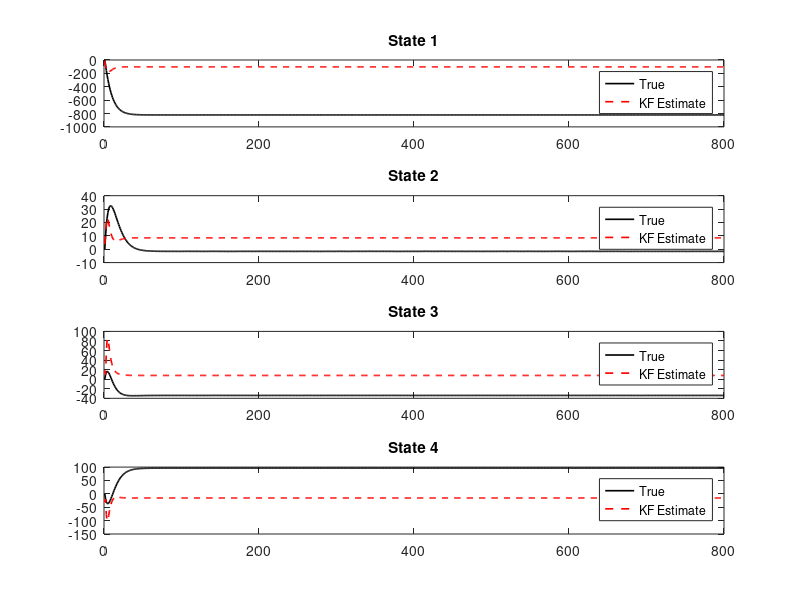

MATLAB code to generate this figure: (Note: this script raises an error after producing the figure.)
clear; clc; close all;

% --- Load discrete-time models from your previous work ---
load('discrete_model_from_step.mat',          'Ad','Bd','Cd','Dd');  Ad_step=Ad; Bd_step=Bd; Cd_step=Cd; Dd_step=Dd;
load('discrete_model_from_linearization.mat', 'Ad','Bd','Cd','Dd');  Ad_lin =Ad; Bd_lin =Bd; Cd_lin =Cd; Dd_lin =Dd;

% Ts = 10;              
% nxS = size(Ad_step,1); nyS = size(Cd_step,1); nuS = size(Bd_step,2);
% nxL = size(Ad_lin ,1); nyL = size(Cd_lin ,1); nuL = size(Bd_lin ,2);
% N   = 800;                     % simulation length


%%
%% -------------------------------------------------------------
%  Setup: dimensions, noise covariances, simulation length
% --------------------------------------------------------------
Ts = 10;      % sampling time [s]
N  = 800;     % number of simulation steps

% Choose the model you want to simulate:
Ad = Ad_step;   Bd = Bd_step;   Cd = Cd_step;   Dd = Dd_step;
%Ad = Ad_lin;  Bd = Bd_lin;    Cd = Cd_lin;    Dd = Dd_lin;

nx = size(Ad,1);
ny = size(Cd,1);
nu = size(Bd,2);

% Disturbance/measurement noise covariance (tune these!)
Q = 1e-4 * eye(nx);     % process noise covariance
R = 1e-3 * eye(ny);     % measurement noise covariance
S = zeros(nx,ny);       % cross covariance (usually zero)

% Storage
x      = zeros(nx,N);     % true state
x_non_linear = zeros(nx,N);
y      = zeros(ny,N);     % measurements
u      = ones(nu,N).*250;     % inputs
xhat   = zeros(nx,N);     % KF estimate
Pstore = zeros(nx,nx,N);  % KF covariance history

% Initial values
x(:,1)    = zeros(nx,1);
xhat(:,1) = zeros(nx,1);
P         = 1*eye(nx);


%% -------------------------------------------------------------
%   Dynamic Kalman Filter loop
% --------------------------------------------------------------
for k = 1:N-1

    %% ---- Simulate true system (with stochastic disturbances) ----
    wk = mvnrnd(zeros(nx,1), Q)';   % process noise
    vk = mvnrnd(zeros(ny,1), R)';   % measurement noise

    y(:,k) = Cd * x(:,k) + vk;
    x(:,k+1) = Ad*x(:,k) + Bd*u(:,k) + wk;


    %% ---- Prediction (time update) ----
    xhat_pred = Ad*xhat(:,k) + Bd*u(:,k);
    P_pred    = Ad*P*Ad' + Q;   % if S = 0


    %% ---- Measurement Update ----
    ek   = y(:,k) - Cd*xhat_pred;                    % innovation
    Re   = Cd*P_pred*Cd' + R;                       % innovation covariance
    Kx   = P_pred*Cd'/Re;                           % state gain (Kf_x)
                                                   % (scalar inversion is ok)
    % Kf_w not needed unless you estimate disturbances


    xhat(:,k) = xhat_pred + Kx*ek;                  % updated estimate
    P         = P_pred - Kx*Re*Kx';                 % cov update

    Pstore(:,:,k) = P;                              % store
end

y(:,N)    = Cd*x(:,N);   % last measurement
xhat(:,N) = xhat(:,N-1); % extend


%% -------------------------------------------------------------
%  Static Kalman Filter gain (solve DARE)
% --------------------------------------------------------------
[Pinf,~,~] = dare(Ad', Cd', Q, R);
K_static = Pinf * Cd' / (Cd*Pinf*Cd' + R);

xhat_s = zeros(nx,N);
xhat_s(:,1) = zeros(nx,1);

for k = 1:N-1
    y(:,k) = Cd*x(:,k);   % reuse simulated measurement

    % Prediction
    xhat_pred = Ad*xhat_s(:,k) + Bd*u(:,k);

    % Update using constant gain
    ek_s = y(:,k) - Cd*xhat_pred;
    xhat_s(:,k+1) = xhat_pred + K_static * ek_s;
end


figure;
for i = 1:nx
    subplot(nx,1,i)
    plot(x(i,:), 'k', 'LineWidth',1.2); hold on;
    plot(xhat(i,:), 'r--', 'LineWidth',1.2);
    title(['State ' num2str(i)]);
    legend('True','KF Estimate');
end

%%
% -----------------------------------------------------------
% Parameters
% -----------------------------------------------------------
a1 = 1.2272; a2 = 1.2272; a3 = 1.2272; a4 = 1.2272;        % [cm2]
A1 = 380.1327; A2 = 380.1327; A3 = 380.1327; A4 = 380.1327; % [cm2]
g = 981; rho = 1.00;
gamma1 = 0.58; gamma2 = 0.72;
p = [a1; a2; a3; a4; A1; A2; A3; A4; g; gamma1; gamma2; rho];
compare_linear_kf_with_sde(p)


function compare_linear_kf_with_sde(p)

    % -----------------------------------------------------------
    % 1. LOAD DISCRETE-TIME LINEAR MODEL (Problem 5)
    % -----------------------------------------------------------
    % We assume this model is: x_{k+1} = A x_k + B u_k,  y_k = C x_k
    % and that states are heights (or at least consistent with SDE model).
    %
    % From the slides, this corresponds to:
    %   x_{k+1} = A x_k + G w_k
    %   y_k     = C x_k + v_k
    % where we will add G and noise later.
    % -----------------------------------------------------------
    load('discrete_model_from_linearization.mat','Ad','Bd','Cd');

    Ad_lin = Ad;
    Bd_lin = Bd;
    
    % We only use measurements from tank 1 and 2:
    % C_meas x = [h1; h2]
    C_meas = Cd(1:2,:);   % 2 x nx
    ny = size(C_meas,1);

    % -----------------------------------------------------------
    % 2. SIMULATION PARAMETERS (NONLINEAR "TRUE" MODEL)
    % -----------------------------------------------------------
    t  = 0:10:1800;         % [s]
    Ts = 10;
    x0 = [100; 100; 100; 100];
    u  = [20; 20] * ones(1,length(t));  % constant pumps
    d  = [300; 300];                    % mean disturbances F3, F4

    sigma_meas = [5;5;5;5];             % measurement noise std for all 4 sensors

    % Nonlinear SDE simulation (truth)
    % simulate_sde implements the stochastic nonlinear model using Euler–Maruyama.
    [~, y_true, y_meas] = simulate_sde(t, x0, u, d, p, sigma_meas, false);

    % Extract the two measurements that the KF will actually use:
    y_meas_2 = y_meas(1:2,:);           % measured (noisy) h1, h2
    y_true_2 = y_true(1:2,:);           % true h1, h2

    % -----------------------------------------------------------
    % 3. DIMENSIONS
    % -----------------------------------------------------------
    nx = size(Ad_lin,1);

    % -----------------------------------------------------------
    % 4. NOISE MODELS (Q, R) AND G MATRIX
    % -----------------------------------------------------------
    % Measurement noise covariance R:
    % Slides: v_k ~ N(0, R)
    %
    % We only use h1, h2 -> use their variances:
    R = diag(sigma_meas(1:2).^2);   % 2 x 2

    % Process noise:
    % In the slides, x_{k+1} = A x_k + G w_k,  w_k ~ N(0, Q)
    % We do NOT try to perfectly reproduce the SDE noise here.
    % Instead, we treat process noise as generic modeling error + disturbances.
    %
    % Choice: G = I, Q = q * I
    % This matches the simple case in the slides (S = 0, G = I).
    % You can tune q to trade off smoothness vs. tracking.
    q = 1e-2;                    % <-- try 1e-3, 1e-2, 1e-1 to see effect
    G = eye(nx);
    Q = q * eye(nx);

    % -----------------------------------------------------------
    % 5. STATIC (TIME-INVARIANT) KALMAN FILTER (Slides 28–31)
    % -----------------------------------------------------------
    % Slides: Discrete Algebraic Riccati Equation (DARE)
    %
    %   P = A P A' + G Q G' - (A P C' + G S)(C P C' + R)^{-1}(A P C' + G S)'
    %
    % With S = 0, G = I, this simplifies and MATLAB dare uses:
    %   P = dare(A', C', G Q G', R)
    %
    % Then the stationary Kalman gain is:
    %   Re = C P C' + R
    %   K  = P C' Re^{-1}
    % -----------------------------------------------------------
    S = zeros(nx,ny);  %#ok<NASGU>  % no cross-covariance
    [P_ss,~,~] = dare(Ad_lin', C_meas', G*Q*G', R);   % P_ss = steady-state P

    Re_ss = C_meas * P_ss * C_meas' + R;             % Re = CPC' + R
    K_ss  = P_ss * C_meas' / Re_ss;                  % Kfx = PC' Re^{-1}

    % -----------------------------------------------------------
    % 6. DYNAMIC (TIME-VARYING) KALMAN FILTER (Slides 19–23)
    % -----------------------------------------------------------
    % Time-varying KF starts with some P0 and recursively updates:
    %
    % Measurement update:
    %   Re,k = C P_{k|k-1} C' + R
    %   K_k  = P_{k|k-1} C' Re,k^{-1}
    %   e_k  = y_k - C x̂_{k|k-1}
    %   x̂_{k|k} = x̂_{k|k-1} + K_k e_k
    %   P_{k|k} = P_{k|k-1} - K_k Re,k K_k'
    %
    % Time update:
    %   x̂_{k+1|k} = A x̂_{k|k} + B u_k
    %   P_{k+1|k} = A P_{k|k} A' + G Q G'
    % -----------------------------------------------------------
    xhat_dyn = zeros(nx,length(t));   % dynamic KF estimate
    P_dyn    = 10*eye(nx);            % initial covariance (tunable)

    xhat_dyn(:,1) = x0;

    % -----------------------------------------------------------
    % 7. STATIC KF ESTIMATE STORAGE
    % -----------------------------------------------------------
    xhat_stat = zeros(nx,length(t));
    xhat_stat(:,1) = x0;

    % -----------------------------------------------------------
    % 8. MAIN FILTERING LOOP
    % -----------------------------------------------------------
    for k = 1:length(t)-1

        % ------------------------- STATIC KF (steady-state K_ss) -------------------------
        % Time update:
        %   x̂_{k+1|k} = A x̂_{k|k} + B u_k
        x_pred_stat = Ad_lin * xhat_stat(:,k) + Bd_lin * u(:,k);

        % Measurement update with constant K_ss:
        %   e_k = y_k - C x̂_{k|k-1}
        yk = y_meas_2(:,k);
        e_stat = yk - C_meas * x_pred_stat;

        %   x̂_{k+1|k+1} = x̂_{k+1|k} + K_ss e_k
        xhat_stat(:,k+1) = x_pred_stat + K_ss * e_stat;

        % ------------------------- DYNAMIC KF (time-varying K_k) ------------------------
        % Time update:
        x_pred_dyn = Ad_lin * xhat_dyn(:,k) + Bd_lin * u(:,k);
        P_pred_dyn = Ad_lin * P_dyn * Ad_lin' + G * Q * G';

        % Measurement update as in slides 19–23:
        yk = y_meas_2(:,k);
        e_dyn = yk - C_meas * x_pred_dyn;               % ek = yk - Cx̂k|k-1

        Re_k = C_meas * P_pred_dyn * C_meas' + R;       % Re,k = C P C' + R
        K_k  = P_pred_dyn * C_meas' / Re_k;             % Kfx,k = P C' Re^{-1}

        xhat_dyn(:,k+1) = x_pred_dyn + K_k * e_dyn;     % x̂k|k = x̂k|k-1 + K ek
        P_dyn = P_pred_dyn - K_k * Re_k * K_k';         % Pk|k = Pk|k-1 - K Re K'
    end

    % -----------------------------------------------------------
    % 9. OUTPUTS FROM ESTIMATES
    % -----------------------------------------------------------
    y_est_stat = C_meas * xhat_stat;   % static KF output estimate (h1,h2)
    y_est_dyn  = C_meas * xhat_dyn;    % dynamic KF output estimate (h1,h2)

    % -----------------------------------------------------------
    % 10. PLOTS AND COMPARISONS
    % -----------------------------------------------------------
    figure;
    for i = 1:2
        subplot(2,2,i)
        hold on; grid on;
        plot(t, y_true_2(i,:), 'Color',[0.2 0.2 0.2], 'LineWidth', 1.5);  % true
        plot(t, y_meas_2(i,:), 'k:', 'LineWidth', 1);                    % noisy
        plot(t, y_est_stat(i,:), 'r--', 'LineWidth', 1.4);               % static KF
        plot(t, y_est_dyn(i,:),  'b-.', 'LineWidth', 1.4);               % dynamic KF
        xlabel('Time [s]');
        ylabel(sprintf('h_%d [cm]', i));
        title(sprintf('Tank %d: True vs Measured vs KF', i));
        legend('True (nonlinear SDE)','Measured (noisy)','Static KF','Dynamic KF', ...
               'Location','best');
    end

    % Innovation plots (to see if filter is "consistent")
    for i = 1:2
        subplot(2,2,2+i)
        hold on; grid on;
        innov_stat = y_meas_2(i,:) - y_est_stat(i,:);
        innov_dyn  = y_meas_2(i,:) - y_est_dyn(i,:);
        plot(t, innov_stat, 'r--', 'LineWidth', 1);
        plot(t, innov_dyn,  'b-.', 'LineWidth', 1);
        xlabel('Time [s]');
        ylabel(sprintf('Innovation h_%d', i));
        title(sprintf('Innovation for Tank %d', i));
        legend('Static KF innovation','Dynamic KF innovation','Location','best');
    end

end
